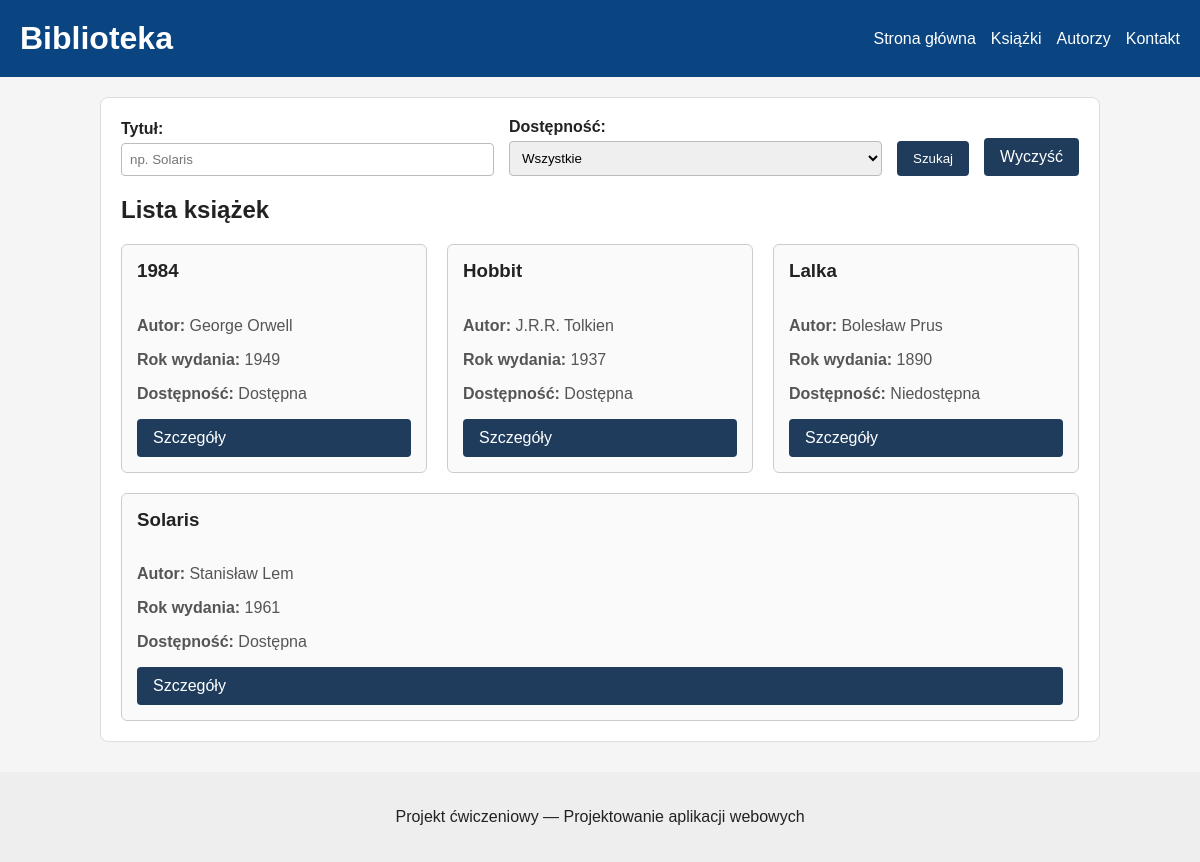
The page /books/ on the database its author committed.
### biblioteka/models.py (models this page shows, shortened)
class Book(models.Model):
    title = models.CharField(
        max_length=200,
    )
    author = models.ForeignKey(
        Author,
        on_delete=models.CASCADE,
        related_name="books",
    )
    year = models.PositiveIntegerField()
    category = models.CharField(
        max_length=100,
        blank=True,
    )
    available = models.BooleanField(
        default=True,
    )
    description = models.TextField(
        blank=True,
    )

class Author(models.Model):
    first_name = models.CharField(
        max_length=100,
    )
    last_name = models.CharField(
        max_length=100,
    )
    def __str__(self):
        return f"{self.first_name} {self.last_name}"

### biblioteka/views.py (the view)
def book_list(request):
    books = Book.objects.all().order_by(
        "title",
    )
    query = request.GET.get(
        "query",
        "",
    )
    available_filter = request.GET.get(
        "available",
        "",
    )
    if query:
        books = books.filter(
            title__icontains=query,
        )
    if available_filter == "yes":
        books = books.filter(
            available=True,
        )
    elif available_filter == "no":
        books = books.filter(
            available=False,
        )
    context = {
        "books": books,
        "query": query,
        "available_filter": available_filter,
    }
    return render(
        request,
        "biblioteka/book_list.html",
        context,
    )

### biblioteka/templates/biblioteka/book_list.html (shortened to what this page needs)
{% extends "biblioteka/base.html" %}
{% block content %}
    <section>
        <form class="search-form"
        method="get">
        <div>
            <label for="query">
                Tytuł:
            </label>
            <input
            type="text"
            id="query"
            name="query"
            value="{{ query }}"
            placeholder="np. Solaris"
            >
        </div>
                <div>
            <label for="available">
                Dostępność:
            </label>
            <select id="available"
            name="available">
            <option value="">
                Wszystkie
            </option>
            </select>
        </div>
        <button type="submit">
            Szukaj
        </button>
        <a class="button-link"
        href="{% url 'book_list' %}">
        Wyczyść
        </a>
        </form>
        <h2>Lista książek</h2>
        <div class="book-list">
            {% for book in books %}
                <article class="book-card">
                    <h3>
                        {{ book.title }}
                    </h3>
                    <div class="book-info">
                        <p>
                            <strong>Autor:</strong>
                            {{ book.author }}
                        </p>
                        <p>
                            <strong>Rok wydania:</strong>
                            {{ book.year }}
                        </p>
                        <p>
                            <strong>Dostępność:</strong>
                            {% if book.available %}
                            Dostępna
                            {% else %}
                            Niedostępna
                            {% endif %}
                        </p>
                    </div>
                    <a class="button-link"
                    href="{% url 'book_detail' book.id %}"
                    >
                    Szczegóły
                    </a>
                </article>
                {% endfor %}
            </div>
        </section>
        {% endblock %}

### biblioteka/templates/biblioteka/base.html (shortened to what this page needs)
{% load static %}
<!DOCTYPE html>
<html lang="pl">
<head>
    <link
        rel="stylesheet"
        href="{% static 'biblioteka/css/styles.css' %}"
    >
</head>
<body>
    <header>
        <h1>Biblioteka</h1>
        <nav>
            <a href="{% url 'home' %}">
                Strona główna
            </a>
            <a href="{% url 'book_list' %}">
                Książki
            </a>
            <a href="{% url 'author_list' %}">
                Autorzy
            </a>
            <a href="{% url 'contact' %}">
                Kontakt
            </a>
        </nav>
    </header>
    <main>
        {% block content %}
        {% endblock %}
    </main>
    <footer>
        <p>
            Projekt ćwiczeniowy —
            Projektowanie aplikacji webowych
        </p>
    </footer>
</body>
</html>

### biblioteka/static/biblioteka/css/styles.css (style rules this page uses)
body { margin: 0; background-color: #f5f5f5; color: #222222; font-family: Arial, Helvetica, sans-serif; }
header { display: flex; justify-content: space-between; align-items: center; gap: 20px; background-color: #0a4481; color: white; padding: 20px; }
header h1 { margin: 0; }
nav { display: flex; gap: 15px; }
nav a { color: white; text-decoration: none; }
main { width: 90%; max-width: 1000px; margin: 0 auto; }
section { background-color: white; margin: 20px 0; padding: 20px; border: 1px solid #dddddd; border-radius: 8px; }
.book-list { display: flex; gap: 20px; flex-wrap: wrap; }
.book-card { flex: 1 1 250px; border: 1px solid #cccccc; border-radius: 6px; padding: 15px; background-color: #fafafa; }
.book-card h3 { margin-top: 0; }
.book-info { color: #555555; }
form { max-width: 600px; }
form div { margin-bottom: 15px; }
.search-form { display: flex; gap: 15px; align-items: end; max-width: none; }
.search-form div { flex: 1; margin-bottom: 0; }
label { display: block; margin-bottom: 5px; font-weight: bold; }
input[type="text"], input[type="email"], input[type="password"], input[type="number"], input[type="date"], select, textarea { width: 100%; padding: 8px; border: 1px solid #bbbbbb; border-radius: 4px; box-sizing: border-box; }
button, .button-link { display: inline-block; background-color: #1f3c5c; color: white; border: none; border-radius: 4px; padding: 10px 16px; text-decoration: none; cursor: pointer; }
footer { margin-top: 30px; padding: 20px; text-align: center; background-color: #eeeeee; }
.book-card { display: flex; flex-direction: column; }
.book-card .button-link { margin-top: auto; }

### rows shown on the page
Book: title "1984", author "George Orwell", year "1949", available "Dostępna"
Book: title "Hobbit", author "J.R.R. Tolkien", year "1937", available "Dostępna"
Book: title "Lalka", author "Bolesław Prus", year "1890", available "Niedostępna"
Book: title "Solaris", author "Stanisław Lem", year "1961", available "Dostępna"
